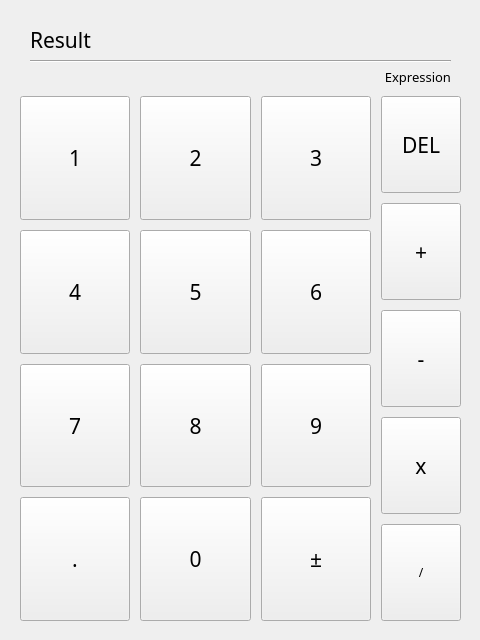
<?xml version="1.0" encoding="UTF-8"?>
<ui version="4.0">
 <class>mainwindow</class>
 <widget class="QMainWindow" name="mainwindow">
  <property name="geometry">
   <rect>
    <x>0</x>
    <y>0</y>
    <width>480</width>
    <height>640</height>
   </rect>
  </property>
  <property name="sizePolicy">
   <sizepolicy hsizetype="Fixed" vsizetype="Fixed">
    <horstretch>0</horstretch>
    <verstretch>0</verstretch>
   </sizepolicy>
  </property>
  <property name="minimumSize">
   <size>
    <width>480</width>
    <height>640</height>
   </size>
  </property>
  <property name="maximumSize">
   <size>
    <width>480</width>
    <height>640</height>
   </size>
  </property>
  <property name="font">
   <font>
    <family>Source Sans Pro</family>
   </font>
  </property>
  <property name="windowTitle">
   <string>MainWindow</string>
  </property>
  <widget class="QWidget" name="centralwidget">
   <property name="sizePolicy">
    <sizepolicy hsizetype="Expanding" vsizetype="Ignored">
     <horstretch>0</horstretch>
     <verstretch>0</verstretch>
    </sizepolicy>
   </property>
   <widget class="QWidget" name="verticalLayoutWidget_2">
    <property name="geometry">
     <rect>
      <x>10</x>
      <y>10</y>
      <width>461</width>
      <height>621</height>
     </rect>
    </property>
    <layout class="QVBoxLayout" name="main_layout">
     <property name="spacing">
      <number>10</number>
     </property>
     <property name="sizeConstraint">
      <enum>QLayout::SetDefaultConstraint</enum>
     </property>
     <property name="leftMargin">
      <number>10</number>
     </property>
     <property name="topMargin">
      <number>10</number>
     </property>
     <property name="rightMargin">
      <number>10</number>
     </property>
     <property name="bottomMargin">
      <number>10</number>
     </property>
     <item>
      <layout class="QVBoxLayout" name="layout_display">
       <property name="spacing">
        <number>5</number>
       </property>
       <property name="leftMargin">
        <number>10</number>
       </property>
       <property name="topMargin">
        <number>5</number>
       </property>
       <property name="rightMargin">
        <number>10</number>
       </property>
       <item>
        <layout class="QHBoxLayout" name="layout_result">
         <property name="spacing">
          <number>2</number>
         </property>
         <item>
          <widget class="QLabel" name="label_result">
           <property name="sizePolicy">
            <sizepolicy hsizetype="Expanding" vsizetype="Maximum">
             <horstretch>0</horstretch>
             <verstretch>0</verstretch>
            </sizepolicy>
           </property>
           <property name="font">
            <font>
             <family>Source Code Pro</family>
             <pointsize>16</pointsize>
            </font>
           </property>
           <property name="layoutDirection">
            <enum>Qt::LeftToRight</enum>
           </property>
           <property name="text">
            <string>Result</string>
           </property>
           <property name="alignment">
            <set>Qt::AlignBottom|Qt::AlignLeading|Qt::AlignLeft</set>
           </property>
          </widget>
         </item>
        </layout>
       </item>
       <item>
        <widget class="Line" name="line">
         <property name="orientation">
          <enum>Qt::Horizontal</enum>
         </property>
        </widget>
       </item>
       <item>
        <widget class="QLabel" name="label_expression">
         <property name="sizePolicy">
          <sizepolicy hsizetype="Expanding" vsizetype="Maximum">
           <horstretch>0</horstretch>
           <verstretch>0</verstretch>
          </sizepolicy>
         </property>
         <property name="font">
          <font>
           <family>Source Code Pro</family>
           <pointsize>10</pointsize>
          </font>
         </property>
         <property name="text">
          <string>Expression</string>
         </property>
         <property name="alignment">
          <set>Qt::AlignBottom|Qt::AlignRight|Qt::AlignTrailing</set>
         </property>
        </widget>
       </item>
      </layout>
     </item>
     <item>
      <layout class="QHBoxLayout" name="layout_keypad_split">
       <property name="spacing">
        <number>0</number>
       </property>
       <property name="topMargin">
        <number>0</number>
       </property>
       <property name="rightMargin">
        <number>0</number>
       </property>
       <item>
        <layout class="QGridLayout" name="layout_keypad" columnstretch="0,0,0,0,0">
         <property name="sizeConstraint">
          <enum>QLayout::SetNoConstraint</enum>
         </property>
         <property name="leftMargin">
          <number>0</number>
         </property>
         <property name="topMargin">
          <number>0</number>
         </property>
         <property name="rightMargin">
          <number>10</number>
         </property>
         <property name="bottomMargin">
          <number>0</number>
         </property>
         <property name="spacing">
          <number>10</number>
         </property>
         <item row="2" column="3">
          <widget class="QPushButton" name="keypad_9">
           <property name="sizePolicy">
            <sizepolicy hsizetype="Expanding" vsizetype="Expanding">
             <horstretch>0</horstretch>
             <verstretch>0</verstretch>
            </sizepolicy>
           </property>
           <property name="font">
            <font>
             <pointsize>16</pointsize>
            </font>
           </property>
           <property name="text">
            <string>9</string>
           </property>
          </widget>
         </item>
         <item row="2" column="0">
          <widget class="QPushButton" name="keypad_7">
           <property name="sizePolicy">
            <sizepolicy hsizetype="Expanding" vsizetype="Expanding">
             <horstretch>0</horstretch>
             <verstretch>0</verstretch>
            </sizepolicy>
           </property>
           <property name="font">
            <font>
             <pointsize>16</pointsize>
            </font>
           </property>
           <property name="text">
            <string>7</string>
           </property>
          </widget>
         </item>
         <item row="2" column="1">
          <widget class="QPushButton" name="keypad_8">
           <property name="sizePolicy">
            <sizepolicy hsizetype="Expanding" vsizetype="Expanding">
             <horstretch>0</horstretch>
             <verstretch>0</verstretch>
            </sizepolicy>
           </property>
           <property name="font">
            <font>
             <pointsize>16</pointsize>
            </font>
           </property>
           <property name="text">
            <string>8</string>
           </property>
          </widget>
         </item>
         <item row="1" column="3">
          <widget class="QPushButton" name="keypad_6">
           <property name="sizePolicy">
            <sizepolicy hsizetype="Expanding" vsizetype="Expanding">
             <horstretch>0</horstretch>
             <verstretch>0</verstretch>
            </sizepolicy>
           </property>
           <property name="font">
            <font>
             <pointsize>16</pointsize>
            </font>
           </property>
           <property name="text">
            <string>6</string>
           </property>
          </widget>
         </item>
         <item row="3" column="1">
          <widget class="QPushButton" name="keypad_0">
           <property name="sizePolicy">
            <sizepolicy hsizetype="Expanding" vsizetype="Expanding">
             <horstretch>0</horstretch>
             <verstretch>0</verstretch>
            </sizepolicy>
           </property>
           <property name="font">
            <font>
             <pointsize>16</pointsize>
            </font>
           </property>
           <property name="text">
            <string>0</string>
           </property>
          </widget>
         </item>
         <item row="0" column="1">
          <widget class="QPushButton" name="keypad_2">
           <property name="sizePolicy">
            <sizepolicy hsizetype="Expanding" vsizetype="Expanding">
             <horstretch>0</horstretch>
             <verstretch>0</verstretch>
            </sizepolicy>
           </property>
           <property name="font">
            <font>
             <pointsize>16</pointsize>
            </font>
           </property>
           <property name="text">
            <string>2</string>
           </property>
          </widget>
         </item>
         <item row="0" column="3">
          <widget class="QPushButton" name="keypad_3">
           <property name="sizePolicy">
            <sizepolicy hsizetype="Expanding" vsizetype="Expanding">
             <horstretch>0</horstretch>
             <verstretch>0</verstretch>
            </sizepolicy>
           </property>
           <property name="font">
            <font>
             <pointsize>16</pointsize>
            </font>
           </property>
           <property name="text">
            <string>3</string>
           </property>
          </widget>
         </item>
         <item row="1" column="1">
          <widget class="QPushButton" name="keypad_5">
           <property name="sizePolicy">
            <sizepolicy hsizetype="Expanding" vsizetype="Expanding">
             <horstretch>0</horstretch>
             <verstretch>0</verstretch>
            </sizepolicy>
           </property>
           <property name="font">
            <font>
             <pointsize>16</pointsize>
            </font>
           </property>
           <property name="text">
            <string>5</string>
           </property>
          </widget>
         </item>
         <item row="3" column="3">
          <widget class="QPushButton" name="keypad_plus_minus">
           <property name="sizePolicy">
            <sizepolicy hsizetype="Expanding" vsizetype="Expanding">
             <horstretch>0</horstretch>
             <verstretch>0</verstretch>
            </sizepolicy>
           </property>
           <property name="font">
            <font>
             <pointsize>16</pointsize>
            </font>
           </property>
           <property name="text">
            <string>±</string>
           </property>
          </widget>
         </item>
         <item row="0" column="0">
          <widget class="QPushButton" name="keypad_1">
           <property name="sizePolicy">
            <sizepolicy hsizetype="Expanding" vsizetype="Expanding">
             <horstretch>0</horstretch>
             <verstretch>0</verstretch>
            </sizepolicy>
           </property>
           <property name="font">
            <font>
             <family>Source Sans Pro</family>
             <pointsize>16</pointsize>
            </font>
           </property>
           <property name="text">
            <string>1</string>
           </property>
          </widget>
         </item>
         <item row="3" column="0">
          <widget class="QPushButton" name="keypad_dot">
           <property name="sizePolicy">
            <sizepolicy hsizetype="Expanding" vsizetype="Expanding">
             <horstretch>0</horstretch>
             <verstretch>0</verstretch>
            </sizepolicy>
           </property>
           <property name="font">
            <font>
             <pointsize>16</pointsize>
            </font>
           </property>
           <property name="text">
            <string>.</string>
           </property>
          </widget>
         </item>
         <item row="1" column="0">
          <widget class="QPushButton" name="keypad_4">
           <property name="sizePolicy">
            <sizepolicy hsizetype="Expanding" vsizetype="Expanding">
             <horstretch>0</horstretch>
             <verstretch>0</verstretch>
            </sizepolicy>
           </property>
           <property name="font">
            <font>
             <pointsize>16</pointsize>
            </font>
           </property>
           <property name="text">
            <string>4</string>
           </property>
          </widget>
         </item>
        </layout>
       </item>
       <item>
        <layout class="QVBoxLayout" name="verticalLayout">
         <property name="spacing">
          <number>10</number>
         </property>
         <property name="rightMargin">
          <number>0</number>
         </property>
         <item>
          <widget class="QPushButton" name="keypad_delete">
           <property name="sizePolicy">
            <sizepolicy hsizetype="Fixed" vsizetype="Expanding">
             <horstretch>0</horstretch>
             <verstretch>0</verstretch>
            </sizepolicy>
           </property>
           <property name="font">
            <font>
             <pointsize>16</pointsize>
            </font>
           </property>
           <property name="text">
            <string>DEL</string>
           </property>
          </widget>
         </item>
         <item>
          <widget class="QPushButton" name="keypad_addition">
           <property name="sizePolicy">
            <sizepolicy hsizetype="Fixed" vsizetype="Expanding">
             <horstretch>0</horstretch>
             <verstretch>0</verstretch>
            </sizepolicy>
           </property>
           <property name="font">
            <font>
             <pointsize>16</pointsize>
            </font>
           </property>
           <property name="text">
            <string>+</string>
           </property>
          </widget>
         </item>
         <item>
          <widget class="QPushButton" name="keypad_subtraction">
           <property name="sizePolicy">
            <sizepolicy hsizetype="Fixed" vsizetype="Expanding">
             <horstretch>0</horstretch>
             <verstretch>0</verstretch>
            </sizepolicy>
           </property>
           <property name="font">
            <font>
             <pointsize>16</pointsize>
            </font>
           </property>
           <property name="text">
            <string>-</string>
           </property>
          </widget>
         </item>
         <item>
          <widget class="QPushButton" name="keypad_multiplication">
           <property name="sizePolicy">
            <sizepolicy hsizetype="Fixed" vsizetype="Expanding">
             <horstretch>0</horstretch>
             <verstretch>0</verstretch>
            </sizepolicy>
           </property>
           <property name="font">
            <font>
             <pointsize>16</pointsize>
            </font>
           </property>
           <property name="text">
            <string>x</string>
           </property>
          </widget>
         </item>
         <item>
          <widget class="QPushButton" name="keypad_divide">
           <property name="sizePolicy">
            <sizepolicy hsizetype="Fixed" vsizetype="Expanding">
             <horstretch>0</horstretch>
             <verstretch>0</verstretch>
            </sizepolicy>
           </property>
           <property name="text">
            <string>/</string>
           </property>
          </widget>
         </item>
        </layout>
       </item>
      </layout>
     </item>
    </layout>
   </widget>
  </widget>
 </widget>
 <tabstops>
  <tabstop>keypad_1</tabstop>
  <tabstop>keypad_2</tabstop>
  <tabstop>keypad_3</tabstop>
  <tabstop>keypad_4</tabstop>
  <tabstop>keypad_5</tabstop>
  <tabstop>keypad_6</tabstop>
  <tabstop>keypad_7</tabstop>
  <tabstop>keypad_8</tabstop>
  <tabstop>keypad_9</tabstop>
  <tabstop>keypad_dot</tabstop>
  <tabstop>keypad_0</tabstop>
  <tabstop>keypad_plus_minus</tabstop>
 </tabstops>
 <resources/>
 <connections/>
</ui>
